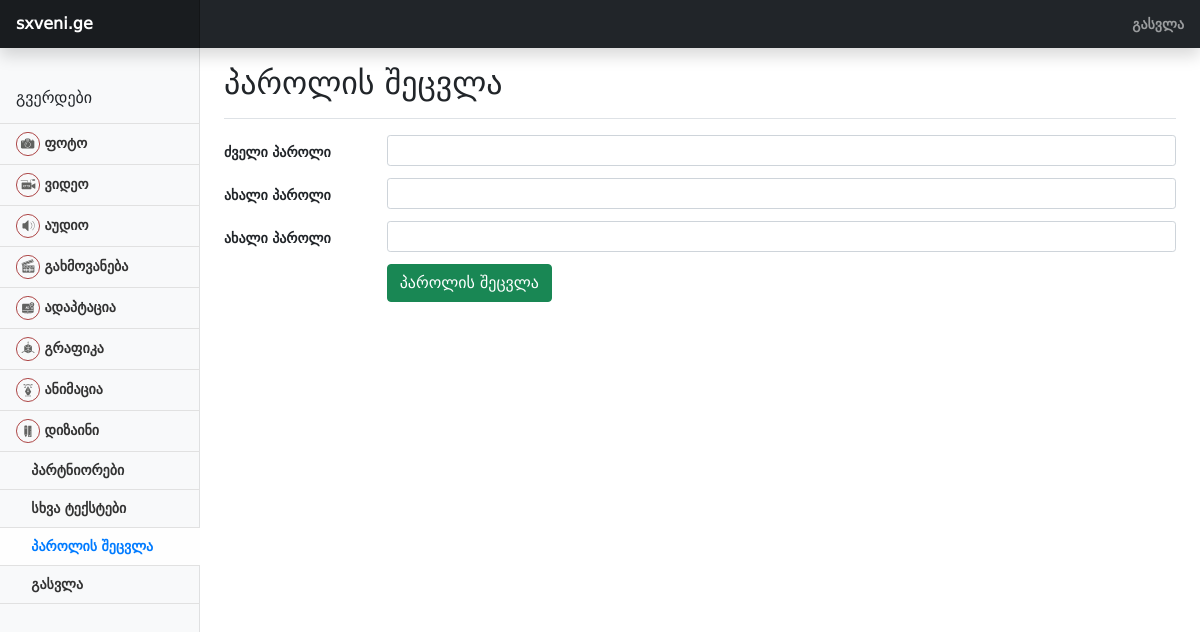
The app's page /index.php/auth/changepassword with its own data.
### tables this page shows
CREATE TABLE `services` (
  `id` int(11) NOT NULL,
  `content_type` varchar(20) DEFAULT NULL,
  `issimple` tinyint(1) NOT NULL,
  `name_ge` varchar(250) DEFAULT NULL,
  `name_en` varchar(250) DEFAULT NULL,
  `name_ru` varchar(250) DEFAULT NULL,
  `text_ge` text,
  `text_en` text,
  `text_ru` text,
  `file1` varchar(200) DEFAULT NULL,
  `file2` varchar(200) DEFAULT NULL,
  `file3` varchar(200) DEFAULT NULL,
  `file4` varchar(200) DEFAULT NULL,
  `img1` varchar(200) DEFAULT NULL,
  `img2` varchar(200) DEFAULT NULL,
  `img3` varchar(200) DEFAULT NULL,
  `img4` varchar(200) DEFAULT NULL,
  `imgge1` varchar(250) NOT NULL,
  `imgen1` varchar(250) NOT NULL,
  `imgru1` varchar(250) NOT NULL,
  `imgge2` varchar(250) NOT NULL,
  `imgen2` varchar(250) NOT NULL,
  `imgru2` varchar(250) NOT NULL,
  `imgge3` varchar(250) NOT NULL,
  `imgen3` varchar(250) NOT NULL,
  `imgru3` varchar(250) NOT NULL,
  `imgge4` varchar(250) NOT NULL,
  `imgen4` varchar(250) NOT NULL,
  `imgru4` varchar(250) NOT NULL
);

### application/controllers/Auth.php (called while the page is built, shortened)
<?php
class Auth extends CI_Controller {
	public function __construct()
	{
		$this->load->library(array('form_validation'));
		$this->load->model('user');
		$this->load->model('service');
		$this->load->helper(array('file', 'form', 'security'));
	}
	public function changepassword(){
		$data['services'] = $this->service->getServices();
		$data['page'] = 11;
		$this->load->view('admin/changepassword', $data);
	}
}

### index.php (called while the page is built, shortened)
<?php
require_once BASEPATH.'core/CodeIgniter.php';

### application/models/Service.php (called while the page is built, shortened)
<?php
class service extends CI_Model
{
	public function getServices(){
      return $this->db->select('*')->order_by('id', 'ASC')->get('services')->result();
	}
}

### application/views/admin/templates/leftnav.php (the view, shortened to what this page needs)
<nav id="sidebarMenu" class="col-md-3 col-lg-2 d-md-block bg-light sidebar collapse">
   <div class="position-sticky pt-3">
      <h2 class="sidebar-heading d-flex justify-content-between align-items-center px-3 mt-4 mb-3">
         ᲒᲕᲔᲠᲓᲔᲑᲘ
      </h2>
      <ul class="nav flex-column">
         <?php foreach($services as $key=>$service) :?>
            <li class="nav-item">
               <a class="nav-link <?php echo $page==$service->id?' active':'';?>" href="<?php echo  base_url('admin/services/'.$service->id); ?>">
                  <i><img src="<?= base_url('assets/images/'.($key+1).'-sm.svg'); ?>" height="24"></i>
                  <?php echo  $service->name_ge; ?>
               </a>
            </li>
         <?php endforeach; ?>
         <li class="nav-item">
            <a class="nav-link <?php echo $page==9?' active':'';?>" href="<?php echo  base_url('admin/partners/'); ?>">
               <i class="icofont-handshake-deal"></i> პარტნიორები
            </a>
            <a class="nav-link <?php echo $page==10?' active':'';?>" href="<?php echo  base_url('admin/sitetexts/'); ?>">
               <i class="icofont-file-text"></i> სხვა ტექსტები
            </a>
            <a class="nav-link <?php echo $page==11?' active':'';?>" href="<?php echo  base_url('auth/changepassword/'); ?>">
               <i class="icofont-ui-edit"></i> პაროლის შეცვლა
            </a>
            <a class="nav-link" href="<?php echo  base_url('auth/logout/'); ?>">
               <i class="icofont-exit"></i> გასვლა
            </a>
         </li>
      </ul>
   </div>
</nav>

### application/views/admin/templates/header.php (shortened to what this page needs)
<!doctype html>
<html lang="en">
   <head>
      <link href="<?= base_url('assets/css/bootstrap.css');?>" rel="stylesheet">
      <link href="<?= base_url('assets/css/dashboard.css');?>" rel="stylesheet">
      <link href="<?= base_url('assets/css/icofont.min.css');?>"rel="stylesheet" >
   </head>
   <body>
      <header class="navbar navbar-dark sticky-top bg-dark flex-md-nowrap p-0 shadow">
         <a class="navbar-brand col-md-3 col-lg-2 me-0 px-3" href="#">sxveni.ge</a>
         <ul class="navbar-nav px-3">
            <li class="nav-item text-nowrap">
               <a class="nav-link" href="<?= base_url('auth/logout');?>">გასვლა</a>
            </li>
         </ul>
      </header>

### application/views/admin/changepassword.php (shortened to what this page needs)
<?php $this->load->view('admin/templates/header');?>
<div class="container-fluid">
   <div class="row">
      <?php $this->load->view('admin/templates/leftnav');?>
      <main class="col-md-9 ms-sm-auto col-lg-10 px-md-4">
         <div class="d-flex justify-content-between flex-wrap flex-md-nowrap align-items-center pt-3 pb-2 mb-3 border-bottom">
            <h1 class="h2">პაროლის შეცვლა</h1>
         </div>
         <?php echo form_open_multipart(base_url('admin/changepassword/'));?>
            <div class="form-group row mb-2">
               <label for="partnerurl" class="col-sm-2 col-form-label">ძველი პაროლი</label>
               <div class="col-sm-10">
                  <input type="password" class="form-control form-control-sm" id="oldpassword" name="oldpassword" />
               </div>
            </div>
            <div class="form-group row mb-2">
               <label for="newpassword1" class="col-sm-2 col-form-label">ახალი პაროლი</label>
               <div class="col-sm-10">
                  <input type="password" class="form-control form-control-sm" id="newpassword1" name="newpassword1" />
               </div>
            </div>
            <div class="form-group row mb-2">
               <label for="newpassword2" class="col-sm-2 col-form-label">ახალი პაროლი</label>
               <div class="col-sm-10">
                  <input type="password" class="form-control form-control-sm" id="newpassword2" name="newpassword2" />
               </div>
            </div>
            <div class="form-group row mb-2">
               <div class="col-sm-10 offset-sm-2">
                  <button type="submit" class="btn btn-success">პაროლის შეცვლა</button>
               </div>
            </div>
         <?php echo form_close(); ?>
      </main>
   </div>
</div>
<?php $this->load->view('admin/templates/footer');?>

### application/views/admin/templates/footer.php (shortened to what this page needs)
  </body>
</html>

### assets/css/dashboard.css (style rules this page uses)
body { font-size: .875rem; font-family:"DejaVuSans"; font-weight: 600; font-style: normal; }
.sidebar { position: fixed; top: 0; bottom: 0; left: 0; z-index: 100; padding: 48px 0 0; box-shadow: inset -1px 0 0 rgba(0, 0, 0, .1); }
.sidebar .nav-link { font-weight: 500; color: #333; border-bottom: 1px solid #e1e1e1; }
ul.nav .nav-item:first-child .nav-link { border-top: 1px solid #e1e1e1; }
.sidebar .nav-link.active { color: #007bff; font-weight: 700; background-color:#fefefe }
.sidebar-heading { font-size: 1rem; text-transform: uppercase; }
.navbar-brand { padding-top: .75rem; padding-bottom: .75rem; font-size: 1rem; background-color: rgba(0, 0, 0, .25); box-shadow: inset -1px 0 0 rgba(0, 0, 0, .25); }
.sidebar .nav-link { font-weight:700; }

### records on screen
services: shows a picture, name_ge "ფოტო"
services: shows a picture, name_ge "ვიდეო"
services: shows a picture, name_ge "აუდიო"
services: shows a picture, name_ge "გახმოვანება"
services: shows a picture, name_ge "ადაპტაცია"
services: shows a picture, name_ge "გრაფიკა"
services: shows a picture, name_ge "ანიმაცია"
services: shows a picture, name_ge "დიზაინი"
